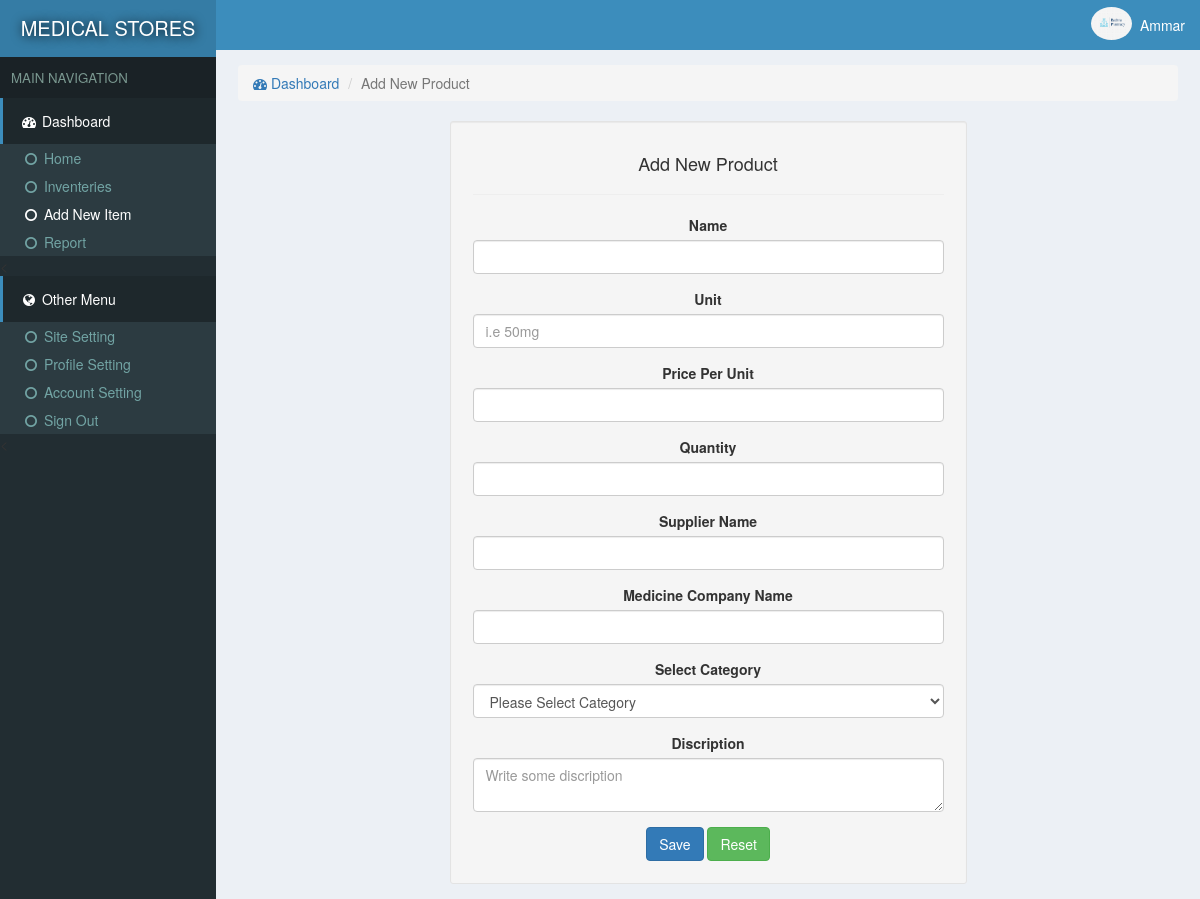
The page /medical/addnew.php (signed in) on the database its author committed.
### tables this page shows
CREATE TABLE `site` (
  `id` int(11) NOT NULL,
  `title` varchar(222) NOT NULL,
  `name` varchar(222) NOT NULL
);

CREATE TABLE `users` (
  `id` int(11) NOT NULL,
  `email` varchar(222) NOT NULL,
  `password` varchar(222) NOT NULL,
  `name` varchar(222) NOT NULL,
  `pic` varchar(222) NOT NULL,
  `number` varchar(222) NOT NULL,
  `date` timestamp NOT NULL DEFAULT current_timestamp()
);

### medical/assets/function.php (called while the page is built, shortened)
<?php
function siteName()
{
	global $con;
	$array = $con->query("select * from site where id='1'");
	$row = $array->fetch_assoc();
	return $row['name'];
}
 ?>

### medical/assets/db.php (called while the page is built, shortened)
<?php
    $con = new mysqli('localhost','root','','store');
    $array = $con->query("select * from users where id ='$_SESSION[userId]'");
    $user = $array->fetch_assoc();
?>

### medical/addnew.php (the view, shortened to what this page needs)
<?php require "assets/function.php" ?>
<?php require 'assets/db.php';?>
<!DOCTYPE html>
<html>
<head>
  <?php require "assets/autoloader.php" ?>
  <?php
  $notice="";
   ?>
</head>
<body style="background: #ECF0F5;padding:0;margin:0">
<div class="dashboard" style="position: fixed;width: 18%;height: 100%;background:#222D32">
  <div style="background:#357CA5;padding: 14px 3px;color:white;font-size: 15pt;text-align: center;text-shadow: 1px 1px 11px black">
    <a href="index.php" style="color: white;text-decoration: none;"><?php echo strtoupper(siteName()); ?> </a>
  </div>
  <div style="background: #1A2226;font-size: 10pt;padding: 11px;color: #79978F">MAIN NAVIGATION</div>
  <div>
    <div style="background:#1E282C;color: white;padding: 13px 17px;border-left: 3px solid #3C8DBC;"><span><i class="fa fa-dashboard fa-fw"></i> Dashboard</span></div>
    <div class="item">
      <ul class="nostyle zero">
        <a href="index.php"><li ><i class="fa fa-circle-o fa-fw"></i> Home</li></a>
        <a href="inventeries.php"><li><i class="fa fa-circle-o fa-fw"></i> Inventeries</li></a>
       <a href="addnew.php"><li style="color: white"><i class="fa fa-circle-o fa-fw"></i> Add New Item</li></a>
        <a href="reports.php"><li><i class="fa fa-circle-o fa-fw"></i> Report</li></a>
      </ul><
    </div>
  </div>
  <div style="background:#1E282C;color: white;padding: 13px 17px;border-left: 3px solid #3C8DBC;"><span><i class="fa fa-globe fa-fw"></i> Other Menu</span></div>
  <div class="item">
      <ul class="nostyle zero">
        <a href="sitesetting.php"><li><i class="fa fa-circle-o fa-fw"></i> Site Setting</li></a>
       <a href="profile.php"><li><i class="fa fa-circle-o fa-fw"></i> Profile Setting</li></a>
        <a href="accountSetting.php"><li><i class="fa fa-circle-o fa-fw"></i> Account Setting</li></a>
        <a href="logout.php"><li><i class="fa fa-circle-o fa-fw"></i> Sign Out</li></a>
      </ul><
    </div>
</div>
<div class="marginLeft" >
  <div style="color:white;background:#3C8DBC" >
    <div class="pull-right flex rightAccount" style="padding-right: 11px;padding: 7px;">
      <div><img src="photo/<?php echo $user['pic'] ?>" style='width: 41px;height: 33px;' class='img-circle'></div>
      <div style="padding: 8px"><?php echo ucfirst($user['name']) ?></div>
    </div>
  </div>
<?php
if(isset($_GET['item']))  {
  $itemID=$_GET['item'];
  $row=$con->query("select * from inventeries where id=$itemID");
  $row=$row->fetch_assoc();
 ?>
<div class="content2">
<ol class="breadcrumb ">
        <li><a href="index.php"><i class="fa fa-dashboard"></i> Dashboard</a></li>
        <li class="active">Add New Product</li>
    </ol>
    <?php echo $notice ?>
    <div style="width: 55%;margin: auto;padding: 22px;" class="well well-sm center">
      <h4>Add New Product</h4><hr>
      <form method="POST">
         <div class="form-group">
            <label for="some" class="col-form-label">Name</label>
          <input type="text" name="name" class="form-control" id="some" value=<?php echo $row['name']; ?> required>
          </div>
          <div class="form-group">
            <label for="some" class="col-form-label">Unit</label>
            <input type="text" name="unit" placeholder="i.e 50mg" class="form-control" id="some" value=<?php echo $row['unit']; ?> required>
          </div>
          <div class="form-group">
            <label for="some" class="col-form-label">Price Per Unit</label>
            <input type="number" name="price"  class="form-control" id="some" value=<?php echo $row['price']; ?> required>
          </div>
    <div class="form-group">
            <label for="some" class="col-form-label">Quantity</label>
            <input type="number" name="quantity"  class="form-control" id="some" value=<?php echo $row['quantity']; ?> required>
          </div>
          <div class="form-group">
            <label for="some" class="col-form-label">Supplier Name</label>
            <input type="text" name="supplier"  class="form-control" id="some" value=<?php echo $row['supplier']; ?> required>
          </div>
          <div class="form-group">
            <label for="some" class="col-form-label">Medicine Company Name</label>
            <input type="text" name="company"  class="form-control" id="some" value=<?php echo $row['company']; ?> required>
          </div>
          <div class="center">
            <button type="submit" name="updateItem" class="btn btn-primary">Update</button>
          </div>
        </form>
    </div>
</div>
<?php
}
else {
 ?>
  <div class="content2">
<ol class="breadcrumb ">
        <li><a href="index.php"><i class="fa fa-dashboard"></i> Dashboard</a></li>
        <li class="active">Add New Product</li>
    </ol>
    <div style="width: 55%;margin: auto;padding: 22px;" class="well well-sm center">
      <h4>Add New Product</h4><hr>
      <form method="POST">
         <div class="form-group">
            <label for="some" class="col-form-label">Name</label>
            <input type="text" name="name" class="form-control" id="some" required>
          </div>
          <div class="form-group">
            <label for="some" class="col-form-label">Unit</label>
            <input type="text" name="unit" placeholder="i.e 50mg" class="form-control" id="some" required>
          </div>
          <div class="form-group">
            <label for="some" class="col-form-label">Price Per Unit</label>
            <input type="number" name="price"  class="form-control" id="some" required>
          </div>
    <div class="form-group">
            <label for="some" class="col-form-label">Quantity</label>
            <input type="number" name="quantity"  class="form-control" id="some" required>
          </div>
          <div class="form-group">
            <label for="some" class="col-form-label">Supplier Name</label>
            <input type="text" name="supplier"  class="form-control" id="some" required>
          </div>
          <div class="form-group">
            <label for="some" class="col-form-label">Medicine Company Name</label>
            <input type="text" name="company"  class="form-control" id="some" required>
          </div>
          <div class="form-group">
            <label for="some" class="col-form-label">Select Category</label>
            <select class="form-control" required name="catId">
              <option selected disabled value="">Please Select Category</option>
            </select>
          </div>
           <div class="form-group">
            <label for="some" class="col-form-label">Discription</label>
          <textarea class="form-control" name="discription" required placeholder="Write some discription"></textarea>
          </div>
          <div class="center">
            <button type="submit" name="saveProduct" class="btn btn-primary">Save</button>
            <button type="reset" class="btn btn-success">Reset</button>
          </div>
        </form>
    </div>
</div>
<?php } ?>
</body>
</html>

### rows shown on the page
site: name "MEDICAL STORES"
users: pic (picture), name "Ammar"
